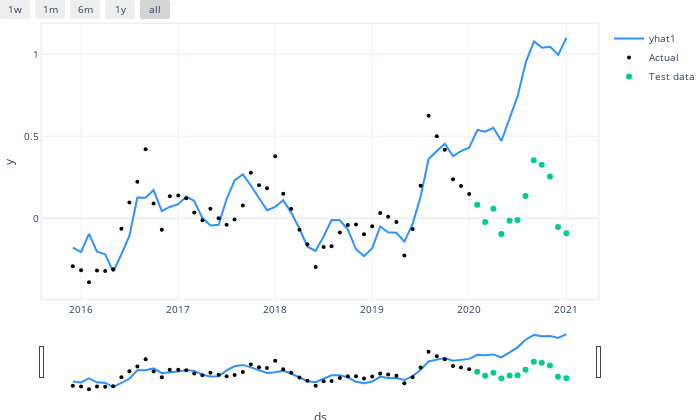

Notebook source saved alongside this figure:
### Code cell
import plotly.graph_objs as go

# Create a new dataframe reaching 365 into the future for our forecast, n_historic_predictions also shows historic data
df_future = m.make_future_dataframe(df_train, n_historic_predictions=True, periods=len(df_test))

# Predict the future
forecast = m.predict(df_future)

# Predict the past
forecast_past = m.predict(df_train)

# Visualize the forecast
# Visualize the forecast
fig = m.plot(forecast)

# Add the test data to the plot
fig.add_trace(go.Scatter(x=df_test['ds'], y=df_test['y'], mode='markers', name='Test data'))

fig.show()
